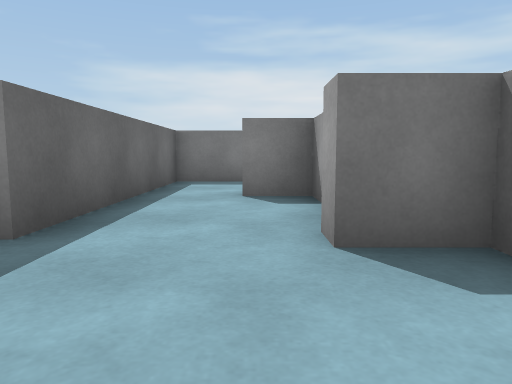
View 1 (above)

17 first-person views from a walk through a Unity game level. The camera is 0.32 m above the floor, tilts 6° down and sees 70° across. The floor is counted in squares, 0.5 m on a side. Each view is taken from the middle of a square. On the plan, view 1 faces up. The plan holds only what a view shows up to about 10 squares ahead; the rest is blank.

View 2
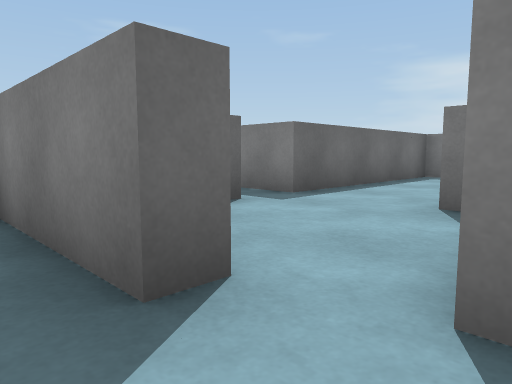

View 3
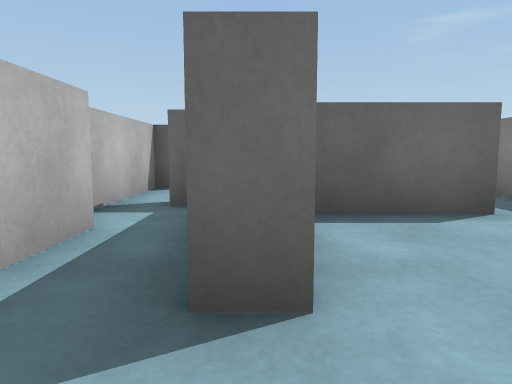

View 4
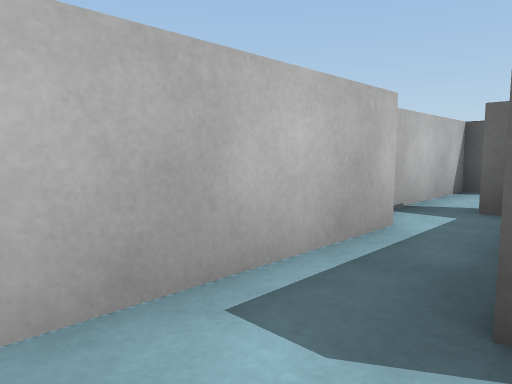

View 5
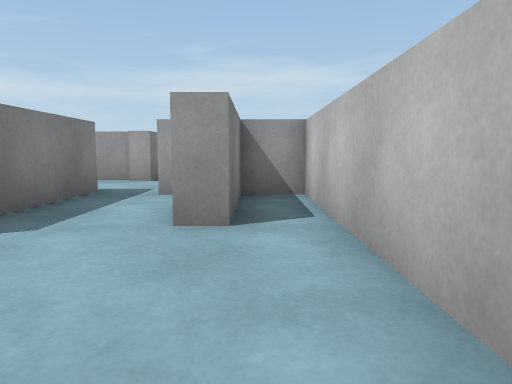

View 6
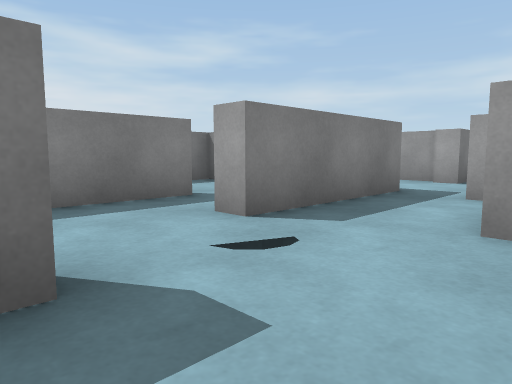

View 7
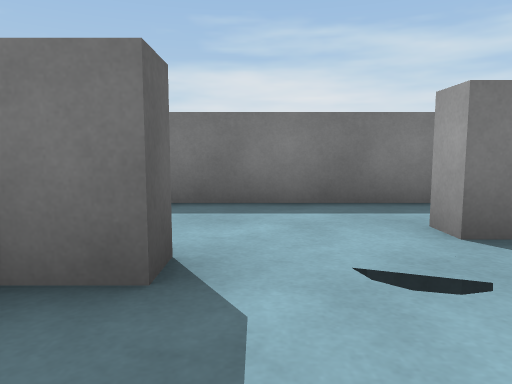

View 8
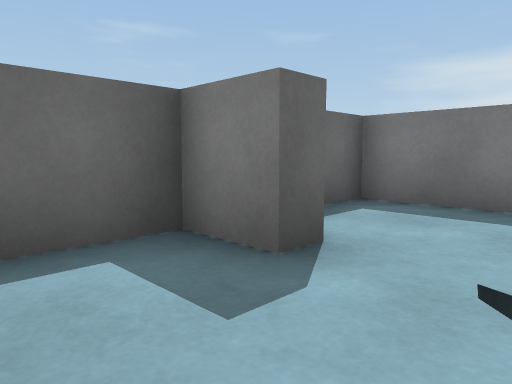

View 9
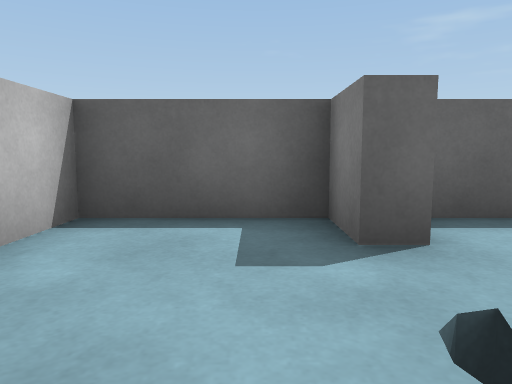

View 10
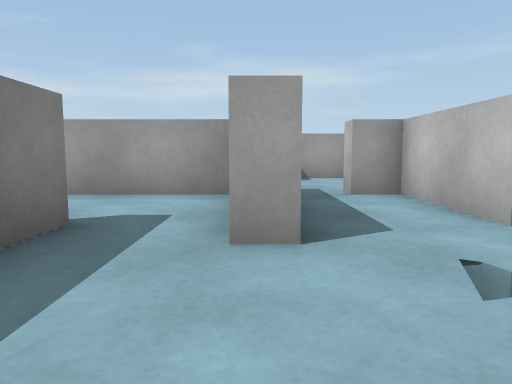

View 11
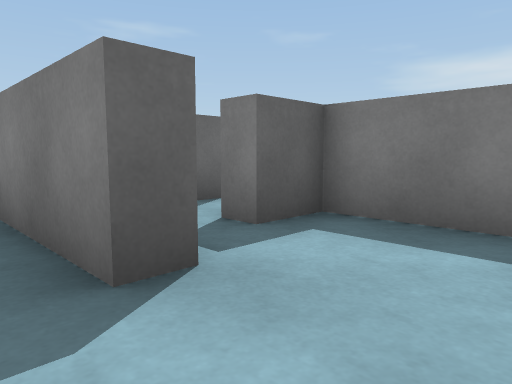

View 12
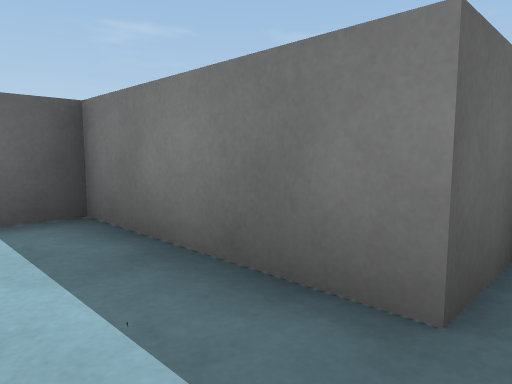

View 13
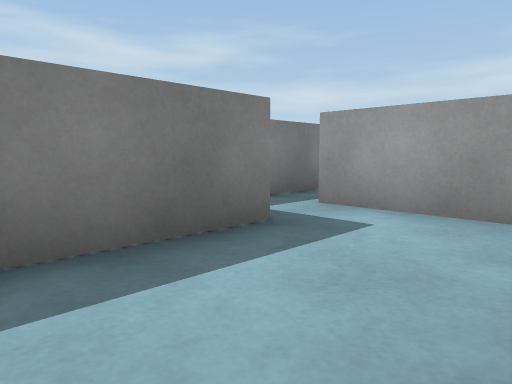

View 14
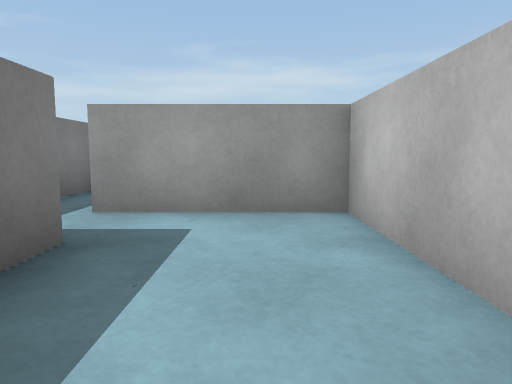

View 15
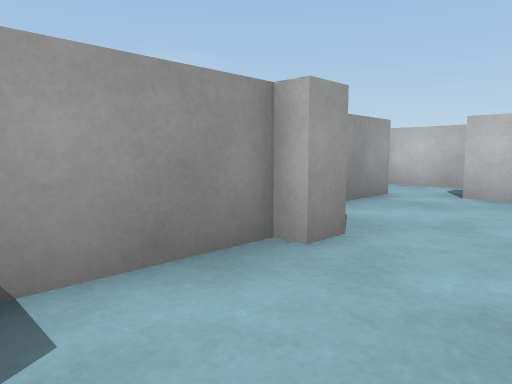

View 16
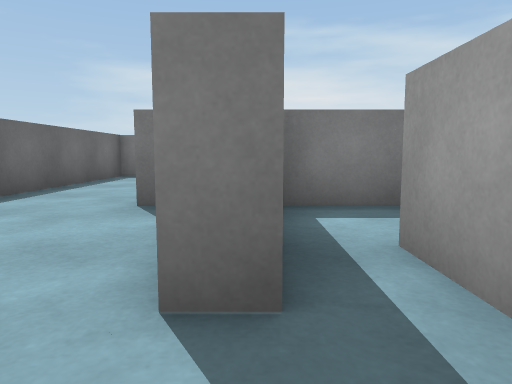

View 17
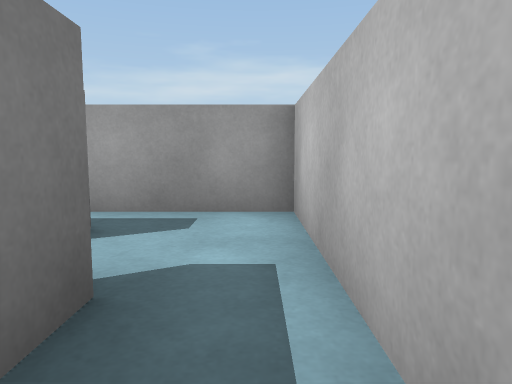

### Floor plan
Key: @ floor where view 1 was taken; # wall or solid block; . floor; B block.
Columns run from 9 left of view 1 to 4 right of it. Each row starts with its distance up from view 1.
 10            ##
  9        ###B.#
  8        B....#
  7     ####....#
  6    ##..#.####
  5 #####..#..B
  4 #......#..B
  3 #...####..#BB#
  2 #B. .......#
  1 #....###...##
  0 #...####.@.##
 -1 ##########..#
 -2     B.B.....#
 -3     B########

Where each view was taken, in squares from view 1:
view 1: 0 up, 0 right, facing up
view 2: 2 down, 2 right, facing up-left
view 3: 1 down, 2 right, facing left
view 4: 1 down, 2 right, facing down-left
view 5: 0 up, 8 left, facing right
view 6: 0 up, 8 left, facing up-right
view 7: 0 up, 7 left, facing up
view 8: 0 up, 6 left, facing up-left
view 9: 1 up, 5 left, facing left
view 10: 3 up, 8 left, facing right
view 11: 4 up, 3 left, facing up-left
view 12: 7 up, 2 right, facing up-left
view 13: 6 up, 1 left, facing up-right
view 14: 7 up, 1 left, facing right
view 15: 5 up, 1 left, facing down-right
view 16: 2 down, 2 right, facing up
view 17: 2 down, 1 left, facing right
